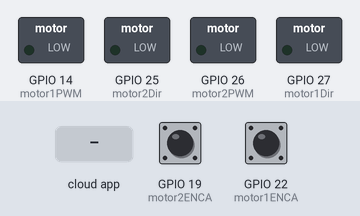
The sketch below on a simulated ESP32. On the bench: switched loads named in the sketch (green lamp = pin HIGH). The inputs (shaded band) are chosen by the test bench; at power-on: GPIO 19 (motor2ENCA) HIGH, GPIO 22 (motor1ENCA) HIGH. The RemoteXY app is connected; what the sketch prints to the serial monitor is not drawn.

Above: at 1.2 s.
1.3 s: the phone or cloud app sets Forward to 1
At 2.5 s:
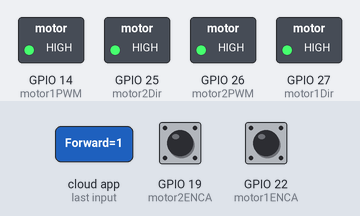
2.8 s: the phone or cloud app sets Forward to 0
At 3.9 s:
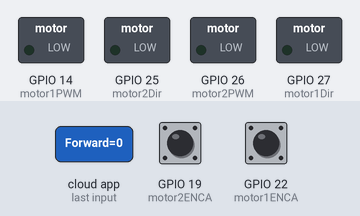
4.3 s: the phone or cloud app sets Left to 1
At 5.0 s:
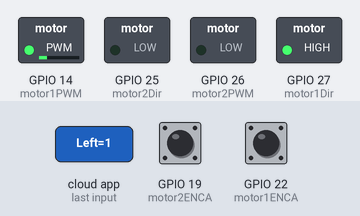
5.8 s: the phone or cloud app sets Forward to 1
At 6.1 s:
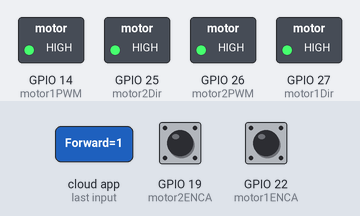
Timing chart, 0 to 8.3 s (numbered marks = the images above; inputs shaded):
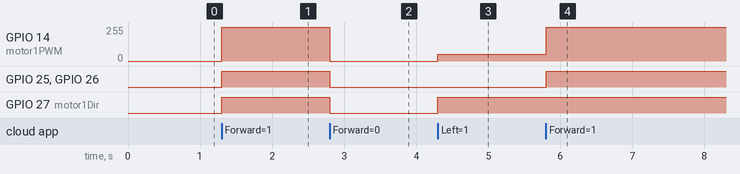

The sketch:

Autonomous_Shuttle.ino
```cpp
#define REMOTEXY_MODE__ESP32CORE_WIFI_POINT
#include <WiFi.h>
#include <RemoteXY.h>

// RemoteXY connection settings
#define REMOTEXY_WIFI_SSID "ESP32"
#define REMOTEXY_WIFI_PASSWORD "pppppppp"
#define REMOTEXY_SERVER_PORT 6377
#define ENC_COUNT_REV 800 //Motor encoder output pulses per 360 degree revolution (measured manually)


// RemoteXY configurate
#pragma pack(push, 1)
uint8_t RemoteXY_CONF[] =   // 147 bytes
  { 255,4,0,33,0,140,0,16,24,5,1,10,26,62,12,12,0,6,31,94,
  0,1,10,12,76,12,12,0,6,31,60,0,1,10,40,76,12,12,0,6,
  31,62,0,1,10,26,76,12,12,0,1,31,83,84,79,80,0,129,0,9,
  10,19,5,0,16,76,101,102,116,32,80,73,68,0,129,0,35,10,22,5,
  0,16,82,105,103,104,116,32,80,73,68,0,131,1,11,33,43,8,1,2,
  31,86,101,108,111,99,105,116,121,32,40,107,109,47,104,41,0,67,4,9,
  17,20,7,0,133,16,11,67,4,35,17,20,7,0,133,16,11,67,4,23,
  44,20,7,0,133,16,11 };

// this structure defines all the variables and events of your control interface
struct {

    // input variables
  uint8_t Forward; // =1 if button pressed, else =0
  uint8_t Left; // =1 if button pressed, else =0
  uint8_t Right; // =1 if button pressed, else =0
  uint8_t Stop; // =1 if button pressed, else =0
    // output variables
  char Left_PID[11];  // string UTF8 end zero
  char Right_PID[11];  // string UTF8 end zero
  char Velocity[11];  // string UTF8 end zero

    // other variable
  uint8_t connect_flag;  // =1 if wire connected, else =0

} RemoteXY;
#pragma pack(pop)

const int motor1PWM = 14; // Motor 1 PWM pin (Speed control)
const int motor1Dir = 27;  // Motor 1 Direction pin
const int motor2PWM = 26; // Motor 2 PWM pin (Speed control)
const int motor2Dir = 25; // Motor 2 Direction pin
const int motor1ENCA = 22;     // Motor 1 Encoder Pin (Yellow)
const int motor1ENCB = 18;    // Motor 1 Encoder Pin (White)
const int motor2ENCA = 19;    // Motor 2 Encoder Pin (Yellow)
const int motor2ENCB = 21;    // Motor 2 Encoder Pin (White)
const int interval = 1000;    //One-second interval for measurements
const float wheelCircumference = 0.00028274333;    // Wheel circumference in km

// Counters for milliseconds during interval
long previousMillis = 0;
long currentMillis = 0;

long previousPos = 0;
long currentPos = 0;

int16_t EncPosition1 = 0;
int16_t EncPosition2 = 0;
float v = 0.0;
float rpm_right = 0.0;
float rpm_left = 0.0;

// LEDC settings for both motors
const int ledChannel1 = 0;
const int ledChannel2 = 1;
const int freq = 5000;  // Frequency in Hz
const int resolution = 8;  // 8-bit resolution
//char buffer[11];  // Temporary buffer to hold the string representation
void setup()
{
  Serial.begin(115200);
  RemoteXY_Init ();
  // PWM setup for motor 1 speed control
  ledcSetup(ledChannel1, freq, resolution);
  ledcAttachPin(motor1PWM, ledChannel1);

  // PWM setup for motor 2 speed control
  ledcSetup(ledChannel2, freq, resolution);
  ledcAttachPin(motor2PWM, ledChannel2);

  // Set motor direction pins as output
  pinMode(motor1Dir, OUTPUT);
  pinMode(motor2Dir, OUTPUT);

  // Set encoder pins as inputs
  pinMode(motor1ENCA, INPUT);
  pinMode(motor1ENCB, INPUT);
  pinMode(motor2ENCA, INPUT);
  pinMode(motor2ENCB, INPUT);

  attachInterrupt(digitalPinToInterrupt(motor1ENCA),readEncoder1,RISING);
  attachInterrupt(digitalPinToInterrupt(motor2ENCA),readEncoder2,RISING);
}
void loop() {


  RemoteXY_Handler(); // Handle RemoteXY communication


  Serial.print(EncPosition1);
  Serial.print("  ");
  Serial.print(EncPosition2);
  Serial.print("  ");
  Serial.print("Speed:  ");
  Serial.print(v);
  Serial.println();

  // Handle button presses from RemoteXY interface

  if (RemoteXY.Forward) {
    // Move forward
    ledcWrite(ledChannel1, 255);
    digitalWrite(motor1Dir, HIGH);
    ledcWrite(ledChannel2, 255);
    digitalWrite(motor2Dir, HIGH);

  }
  else if (RemoteXY.Left) {
    // Turn right
    ledcWrite(ledChannel1, 50);
    digitalWrite(motor1Dir, HIGH);
    ledcWrite(ledChannel2, 0);
    digitalWrite(motor2Dir, LOW);
  }
  else if (RemoteXY.Right) {
    // Turn left
    ledcWrite(ledChannel1, 0);
    digitalWrite(motor1Dir, LOW);
    ledcWrite(ledChannel2, 50);
    digitalWrite(motor2Dir, HIGH);
  }
  else if (RemoteXY.Stop) {
    // Stop motors
    ledcWrite(ledChannel1, LOW);
    digitalWrite(motor1Dir, 0);
    ledcWrite(ledChannel2, LOW);
    digitalWrite(motor2Dir, 0);
  }
  else {
    // No button is pressed, stop motors
    ledcWrite(ledChannel1, 0);
    digitalWrite(motor1Dir, LOW);
    ledcWrite(ledChannel2, 0);
    digitalWrite(motor2Dir, LOW);
  }
    currentMillis = millis();   //record time

    if (currentMillis - previousMillis > interval){
      previousMillis = currentMillis;
      currentPos = EncPosition1;

      rpm_right = (float)((currentPos - previousPos) * 60 / ENC_COUNT_REV);
      v = rpm_right * wheelCircumference * 60;   //km/h

      previousPos = currentPos;

    }

    snprintf(RemoteXY.Left_PID, sizeof(RemoteXY.Left_PID), "%d", EncPosition2);
    snprintf(RemoteXY.Right_PID, sizeof(RemoteXY.Right_PID), "%d", EncPosition1);
    snprintf(RemoteXY.Velocity, sizeof(RemoteXY.Velocity), "%f", v);


  }

void readEncoder1(){

  int encData = digitalRead(motor1ENCB);

  if(encData>0){
    EncPosition1++;
  }
  else EncPosition1--;

}

void readEncoder2(){

  int encData = digitalRead(motor2ENCB);

  if(encData>0){
    EncPosition2--;
  }
  else EncPosition2++;
}
```

Measured:
- after the input at 1.3 s, GPIO 14 (motor1PWM): 0/255 → 255/255 at once; GPIO 25 (motor2Dir), GPIO 26 (motor2PWM), GPIO 27 (motor1Dir): LOW → HIGH at once
- after the input at 2.8 s, GPIO 14 (motor1PWM): 255/255 → 0/255 at once; GPIO 25 (motor2Dir), GPIO 26 (motor2PWM), GPIO 27 (motor1Dir): HIGH → LOW at once
- after the input at 4.3 s, GPIO 14 (motor1PWM): 0/255 → 50/255 at once; GPIO 27 (motor1Dir): LOW → HIGH at once
- after the input at 5.8 s, GPIO 14 (motor1PWM): 50/255 → 255/255 at once; GPIO 25 (motor2Dir), GPIO 26 (motor2PWM): LOW → HIGH at once
